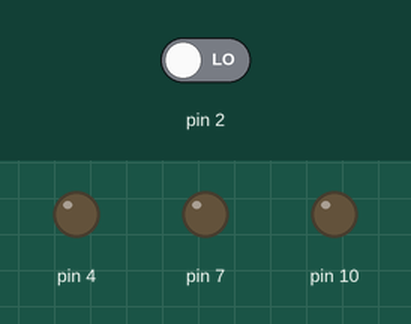
Simulated run of this sketch. Board: Arduino Uno, built with avr-gcc and run on an emulated ATmega328P. On the bench: output pins drawn as LEDs (lit = HIGH). The test bench sets the inputs (shaded band); at power-on: pin 2 LOW.

Above: at 1.2 s.
1.3 s: pin 2 driven HIGH
At 2.4 s:
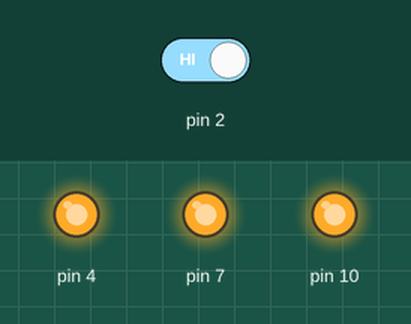
2.8 s: pin 2 driven LOW
At 3.6 s:
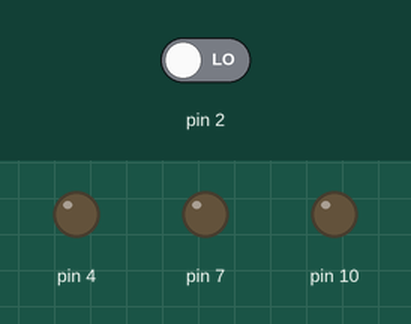
Timing chart, 0 to 5.8 s (numbered marks = the images above; inputs shaded):
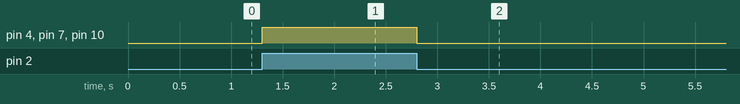

The sketch:

multiple_led_with_single_pushbutton.ino
```cpp
void setup()
{
  pinMode(2,INPUT);
  pinMode(4,OUTPUT);
  pinMode(7,OUTPUT);
  pinMode(10,OUTPUT);
}
void loop()
{
  if(digitalRead(2)==1)
  {
    digitalWrite(4,HIGH);
    digitalWrite(7,HIGH);
    digitalWrite(10,HIGH);
  }
  else
  {
    digitalWrite(4,LOW);
    digitalWrite(7,LOW);
    digitalWrite(10,LOW);
  }

}
```

Measured:
- after the input at 1.3 s, pin 4, pin 7, pin 10: LOW → HIGH at once
- after the input at 2.8 s, pin 4, pin 7, pin 10: HIGH → LOW at once
